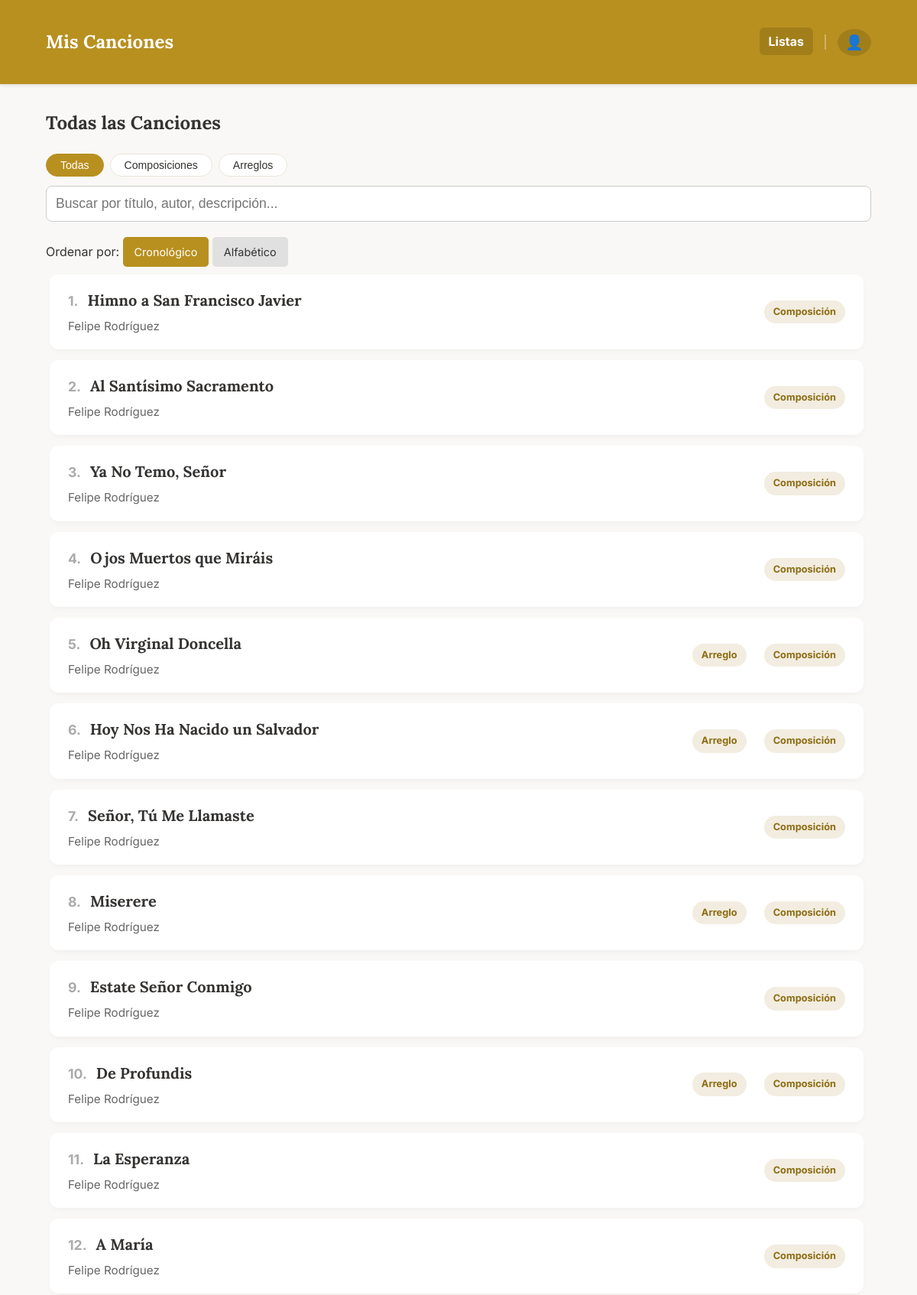
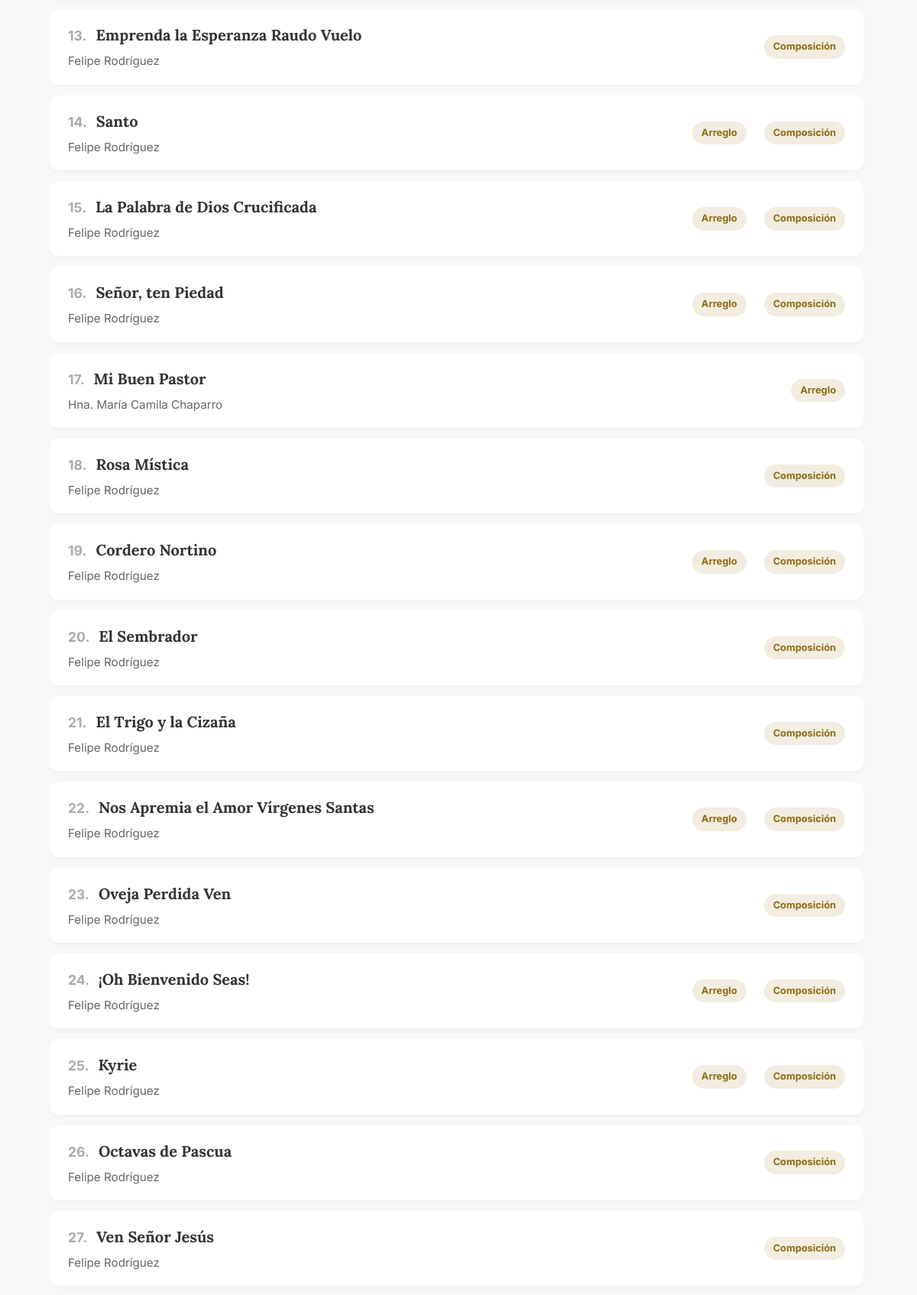
The page / (upper part) on the database its author committed (2 pictures, top to bottom).
### app.py (models this page shows, shortened)
class Cancion(db.Model):
    id = db.Column(db.Integer, primary_key=True)
    titulo = db.Column(db.String(150), nullable=False)
    musica = db.Column(db.String(100))
    letra = db.Column(db.String(100))
    adaptacion = db.Column(db.String(100))
    idioma = db.Column(db.String(50))
    dia = db.Column(db.Integer, nullable=True)
    mes = db.Column(db.Integer, nullable=True)
    anio = db.Column(db.Integer)
    descripcion = db.Column(db.Text)
    audio = db.Column(db.String(150))
    letras_acordes = db.Column(db.String(150)) # Antes 'partitura' (PDF)
    partitura = db.Column(db.String(150))      # Antes 'partitura_xml' (MusicXML)
    midi = db.Column(db.String(150))           # Archivo MIDI
    tags_json = db.Column(db.String(500))
    tipo = db.Column(db.String(50), nullable=False, default='local')
    categorias_json = db.Column(db.String(200))
    youtube_video_embed = db.Column(db.Text)
    youtube_audio_embed = db.Column(db.Text)
    @property
    def categorias(self):
        return json.loads(self.categorias_json) if self.categorias_json else []

### app.py (the view)
@app.route('/')
def index():
    all_songs = Cancion.query.all()
    filtered_songs, search_query = search_songs(all_songs)
    sort_by = request.args.get('sort_by', 'cronologico') # Por defecto, cronológico
    if sort_by == 'cronologico':
        def get_song_order_cronologico(song):
            anio = song.anio if song.anio is not None else 0
            mes = song.mes if song.mes is not None else 0
            dia = song.dia if song.dia is not None else 0
            return (anio, mes, dia)
        filtered_songs.sort(key=lambda song: (get_song_order_cronologico(song), normalize_for_sorting(song.titulo)), reverse=True)
    else: # 'alfabetico' o cualquier otro caso
        filtered_songs.sort(key=lambda x: normalize_for_sorting(x.titulo))
    return render_template('index.html', composiciones=filtered_songs, search_query=search_query, page_context='index', sort_by=sort_by)

### app.py (called while the page is built, shortened)
@app.template_filter('sort_categories_for_page')
def sort_categories_for_page(categories, page_context='default'):
    sorted_cats = list(categories) # Crear una copia para no modificar la original
    if page_context == 'arreglos':
        sorted_cats.sort(key=lambda x: (x != 'Composición', x != 'Arreglo'))
    else:
        sorted_cats.sort(key=lambda x: (x != 'Arreglo', x != 'Composición'))
    return sorted_cats

@app.context_processor
def inject_globals():
    try:
        with open('build_date.txt', 'r', encoding='utf-8') as f:
            date_str = f.read().strip()
    except Exception:
        date_str = "Desconocida"
    return dict(last_update=date_str, FEATURES=FEATURES)

def normalize_for_sorting(titulo):
    if not titulo:
        return ""
    titulo_normalizado = unidecode(titulo.lower())
    return "".join(c for c in titulo_normalizado if c.isalnum() or c.isspace()).strip()

def search_songs(base_songs):
    search_query = request.args.get('search', '').strip()
    if not search_query:
        return base_songs, search_query

### templates/index.html
{% extends "base.html" %}
{% block content %}
    <h2>Todas las Canciones</h2>
    {% include '_filters.html' %}
    {% include '_sort_dropdown.html' %}
    <div class="lista-scroll" id="song-list-container">
        {% include '_song_list.html' %}
    </div>
{% endblock %}

### templates/base.html (shortened to what this page needs)
<!DOCTYPE html>
<html lang="es">
<head>
    <link rel="stylesheet" href="{{ url_for('static', filename='style.css') }}">
</head>
<body>
    <header>
        <nav class="container">
            <a href="{{ url_for('index') }}" class="brand-logo">Mis Canciones</a>
            <ul>
                <li><a href="{{ url_for('ver_listas') }}">Listas</a></li>
                <li class="nav-separator"></li>
                <li class="profile-menu-container">
                    <button id="profile-btn" class="profile-btn" title="Menú">👤</button>
                </li>
            </ul>
        </nav>
    </header>
    <main class="container">
        {% block content %}{% endblock %}
    </main>
</body>
</html>

### templates/_filters.html
<div class="filter-container">
    {% if FEATURES['category_pills'] %}
    <div class="category-pills">
        <button class="category-pill active" data-cat="">Todas</button>
        <button class="category-pill" data-cat="Composición">Composiciones</button>
        <button class="category-pill" data-cat="Arreglo">Arreglos</button>
    </div>
    {% endif %}
    <form method="get" class="filter-form" id="filter-form" onsubmit="return false;">
        <div class="search-bar">
            <input type="search" name="search" id="search-input" placeholder="Buscar por título, autor, descripción..." value="{{ search_query or '' }}">
        </div>
    </form>
</div>

### templates/_sort_dropdown.html (shortened to what this page needs)
<div class="sort-dropdown-container">
    <span class="sort-label">Ordenar por:</span>
    <a href="{{ url_for(request.endpoint, tag_name=tag_nombre if 'tag_name' in request.view_args else None, sort_by='cronologico', search=search_query) }}"
       class="sort-button {% if sort_by == 'cronologico' %}active{% endif %}">
       Cronológico
    </a>
    <a href="{{ url_for(request.endpoint, tag_name=tag_nombre if 'tag_name' in request.view_args else None, sort_by='alfabetico', search=search_query) }}"
       class="sort-button {% if sort_by == 'alfabetico' %}active{% endif %}">
       Alfabético
    </a>
</div>

### templates/_song_list.html
<div class="lista-composiciones">
    {% for obra in composiciones %}
        <a href="{{ url_for('ver_composicion', comp_id=obra.id, context=page_context, tag_name=tag_nombre, search=search_query, sort_by=sort_by) }}" class="tarjeta-obra">
            <div class="info-tarjeta">
                <div class="song-title-with-number">
                    <span class="song-number">{{ loop.index }}.</span>
                    <h3>{{ obra.titulo }}</h3>
                </div>
                <p>{{ obra.musica }}</p>
            </div>
            <div class="categoria-tags-container">
                {% if obra.categorias %}
                    {% for cat in obra.categorias | sort_categories_for_page(page_context) %}
                        <span class="categoria-tag">{{ cat }}</span>
                    {% endfor %}
                {% endif %}
            </div>
        </a>
    {% else %}
        <p style="padding: 20px;">No se encontraron canciones que coincidan con tu búsqueda.</p>
    {% endfor %}
</div>

### static/style.css (style rules this page uses)
:root { --color-principal: #b89020; --color-fondo: #f9f8f6; --color-boton-nav: #a27e1b; --color-texto: #353331; --color-texto-secundario: #666666; --color-acento: #dcb33f; --color-blanco: #ffffff; --color-tag-bg: #f2ede0; --color-tag-texto: #8e6c13; --color-borde: #eae5d9; --color-header-bg: var(--color-principal); --color-header-texto: var(--color-blanco); --color-header-btn-bg: var(--color-boton-nav); --color-footer-bg: var(--color-principal); --color-footer-texto: var(--color-blanco); --color-btn-bg: var(--color-principal); --color-btn-texto: var(--color-blanco); --color-btn-borde: transparent; }
body { font-family: 'Inter', sans-serif; background-color: var(--color-fondo); color: var(--color-texto); margin: 0; line-height: 1.6; }
h1, h2, h3, h4, h5, h6, .brand-logo { font-family: 'Lora', serif; font-weight: 700; }
.container { max-width: 100%; margin: 20px auto; padding: 0 5%; }
header { background-color: var(--color-header-bg); color: var(--color-header-texto); padding: 1rem 0; margin-bottom: 2rem; box-shadow: 0 2px 4px rgba(0,0,0,0.1); }
nav { display: flex; justify-content: space-between; align-items: center; }
.brand-logo { font-size: 1.5em; font-weight: bold; color: var(--color-header-texto); text-decoration: none; }
nav ul { list-style: none; margin: 0; padding: 0; display: flex; align-items: center; gap: 15px; }
nav ul li { margin-left: 0; }
nav ul li a { color: var(--color-header-texto); text-decoration: none; font-weight: bold; transition: all 0.2s; padding: 8px 12px; border-radius: 6px; background-color: var(--color-header-btn-bg); }
.nav-separator { border-left: 2px solid rgba(255, 255, 255, 0.3); height: 20px; margin: 0; }
.filter-container { margin-bottom: 20px; }
.search-bar input { width: 100%; padding: 12px; border: 1px solid #ccc; border-radius: 8px; font-size: 1.1em; box-sizing: border-box; }
.lista-scroll { height: 85vh; overflow-y: auto; border: none; background-color: transparent; padding-right: 5px; }
.lista-composiciones { display: block; padding: 10px 5px; }
.tarjeta-obra { display: flex; justify-content: space-between; align-items: center; border-bottom: none; text-decoration: none; color: var(--color-texto); background-color: var(--color-blanco); border-radius: 12px; margin-bottom: 14px; box-shadow: 0 4px 8px -2px rgba(0, 0, 0, 0.04), 0 2px 4px -1px rgba(0, 0, 0, 0.02); transition: transform 0.25s cubic-bezier(0.4, 0, 0.2, 1), box-shadow 0.25s cubic-bezier(0.4, 0, 0.2, 1), background-color 0.2s; padding: 18px 24px; }
.song-title-with-number { display: flex; align-items: baseline; gap: 12px; }
.song-number { color: #aaa; font-weight: bold; font-size: 1.1em; }
.info-tarjeta { padding: 0; }
.info-tarjeta h3 { margin: 0 0 6px 0; font-size: 1.25em; color: var(--color-texto); }
.info-tarjeta p { margin: 0; color: var(--color-texto-secundario); font-size: 0.95em; }
.categoria-tags-container { display: flex; gap: 8px; }
.categoria-tag { background-color: #f2ede0; color: #8e6c13; font-size: 0.8em; font-weight: bold; padding: 5px 12px; border-radius: 20px; margin-left: 15px; white-space: nowrap; transition: background-color 0.2s; }
.sort-button { display: inline-block; padding: 8px 15px; background-color: #e0e0e0; color: #333; border-radius: 5px; text-decoration: none; font-size: 0.9em; transition: all 0.2s; }
.sort-button.active, .sort-button:hover { background-color: var(--color-principal); color: var(--color-blanco); }
.profile-menu-container { position: relative; }
.profile-btn { background: var(--color-header-btn-bg); border: none; cursor: pointer; font-size: 1.2rem; padding: 6px 10px; border-radius: 50%; color: var(--color-header-texto); transition: background 0.2s; }
.category-pills { display: flex; gap: 8px; margin-bottom: 12px; flex-wrap: wrap; }
.category-pill { padding: 6px 18px; border-radius: 20px; border: 1px solid var(--color-borde); background: var(--color-blanco); color: var(--color-texto); font-size: 0.88rem; cursor: pointer; font-weight: 500; transition: all 0.2s; }
.category-pill.active { background: var(--color-principal); color: #fff; border-color: var(--color-principal); }

### rows shown on the page
Cancion: titulo "Himno a San Francisco Javier", musica "Felipe Rodríguez", cat "Composición"
Cancion: titulo "Al Santísimo Sacramento", musica "Felipe Rodríguez", cat "Composición"
Cancion: titulo "Ya No Temo, Señor", musica "Felipe Rodríguez", cat "Composición"
Cancion: titulo "Ojos Muertos que Miráis", musica "Felipe Rodríguez", cat "Composición"
Cancion: titulo "Oh Virginal Doncella", musica "Felipe Rodríguez", cat "Arreglo" "Composición"
Cancion: titulo "Hoy Nos Ha Nacido un Salvador", musica "Felipe Rodríguez", cat "Arreglo" "Composición"
Cancion: titulo "Señor, Tú Me Llamaste", musica "Felipe Rodríguez", cat "Composición"
Cancion: titulo "Miserere", musica "Felipe Rodríguez", cat "Arreglo" "Composición"
Cancion: titulo "Estate Señor Conmigo", musica "Felipe Rodríguez", cat "Composición"
Cancion: titulo "De Profundis", musica "Felipe Rodríguez", cat "Arreglo" "Composición"
Cancion: titulo "La Esperanza", musica "Felipe Rodríguez", cat "Composición"
Cancion: titulo "A María", musica "Felipe Rodríguez", cat "Composición"
Cancion: titulo "Emprenda la Esperanza Raudo Vuelo", musica "Felipe Rodríguez", cat "Composición"
Cancion: titulo "Santo", musica "Felipe Rodríguez", cat "Arreglo" "Composición"
Cancion: titulo "La Palabra de Dios Crucificada", musica "Felipe Rodríguez", cat "Arreglo" "Composición"
Cancion: titulo "Señor, ten Piedad", musica "Felipe Rodríguez", cat "Arreglo" "Composición"
Cancion: titulo "Mi Buen Pastor", musica "Hna. María Camila Chaparro", cat "Arreglo"
Cancion: titulo "Rosa Mística", musica "Felipe Rodríguez", cat "Composición"
Cancion: titulo "Cordero Nortino", musica "Felipe Rodríguez", cat "Arreglo" "Composición"
Cancion: titulo "El Sembrador", musica "Felipe Rodríguez", cat "Composición"
Cancion: titulo "El Trigo y la Cizaña", musica "Felipe Rodríguez", cat "Composición"
Cancion: titulo "Nos Apremia el Amor Vírgenes Santas", musica "Felipe Rodríguez", cat "Arreglo" "Composición"
Cancion: titulo "Oveja Perdida Ven", musica "Felipe Rodríguez", cat "Composición"
Cancion: titulo "¡Oh Bienvenido Seas!", musica "Felipe Rodríguez", cat "Arreglo" "Composición"
Cancion: titulo "Kyrie", musica "Felipe Rodríguez", cat "Arreglo" "Composición"
Cancion: titulo "Octavas de Pascua", musica "Felipe Rodríguez", cat "Composición"
Cancion: titulo "Ven Señor Jesús", musica "Felipe Rodríguez", cat "Composición"
